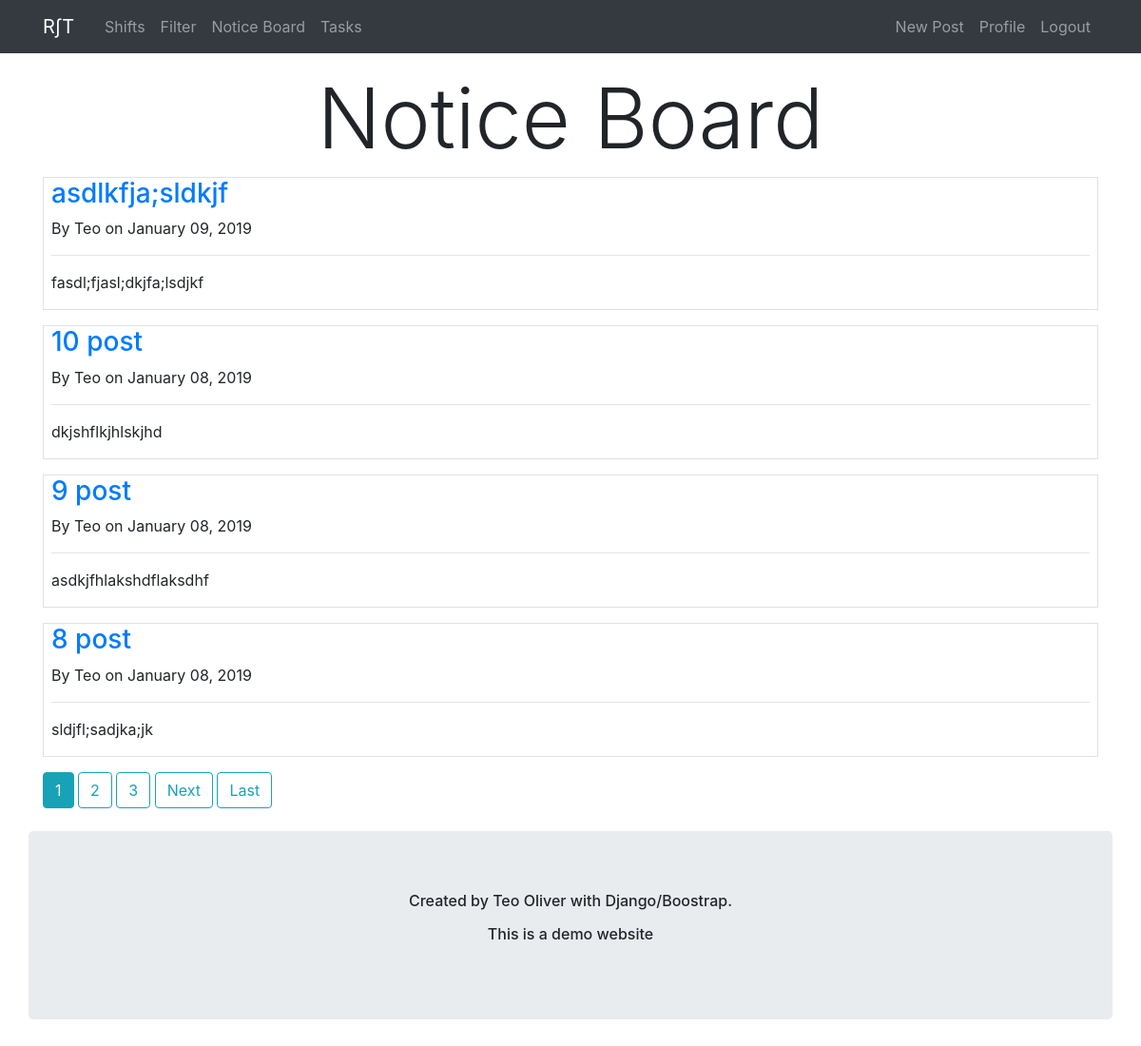
Page /blog/ (signed in) on the committed database.
### blog/models.py (models this page shows, shortened)
class Post(models.Model):
  title = models.CharField(max_length=100)
  content = models.TextField()
  date_posted = models.DateTimeField(default=timezone.now) #maybe use auto_now_add=True in the future
  author = models.ForeignKey(User, on_delete= models.CASCADE)

### blog/views.py (the view)
# urls.py: path('', PostListView.as_view(), name="blog-home"),
class PostListView(ListView):
  model = Post
  template_name = 'blog/blog_home.html'
  context_object_name = 'posts'
  extra_context = {'title':'Board',}
  ordering = ['-date_posted']
  paginate_by = 4

### blog/templates/blog/blog_home.html (shortened to what this page needs)
{% extends 'hoursCalc/base.html' %}
{% block content %}
<h1 class="display-2"> <center>Notice Board</center> </h1>
  {% for post in posts %}
    <div class=" border mb-3">
      <h3 class="ml-2"><a href="{% url 'post_detail' post.id %}">{{ post.title }}</a></h3>
      <p class="ml-2">By {{ post.author  }} on {{ post.date_posted|date:"F d, Y" }}</p>
      <hr class="ml-2 mr-2">
      <p class="ml-2">{{ post.content }}</p>
    </div>
  {% endfor %}
  {% if is_paginated %}
    {% for num in page_obj.paginator.page_range %}
      {% if page_obj.number == num %}
        <a class="btn btn-info mb-4" href="?page= {{ num }}">{{ num }}</a>
      {% elif num > page_obj.number|add:'-3' and num < page_obj.number|add:'3' %}
        <a class="btn btn-outline-info mb-4" href="?page= {{ num }}">{{ num }}</a>
      {% endif %}
    {% endfor %}
    {% if page_obj.has_next %}
    <a class="btn btn-outline-info mb-4" href="?page={{ page_obj.next_page_number }}">Next</a>
    <a class="btn btn-outline-info mb-4" href="?page={{ page_obj.paginator.num_pages }}">Last</a>
  {% endif %}
  {% endif %}
{% endblock content %}

### rows in the picture
Post: title "asdlkfja;sldkjf", author "Teo", date_posted "January 09, 2019", content "fasdl;fjasl;dkjfa;lsdjkf"
Post: title "10 post", author "Teo", date_posted "January 08, 2019", content "dkjshflkjhlskjhd"
Post: title "9 post", author "Teo", date_posted "January 08, 2019", content "asdkjfhlakshdflaksdhf"
Post: title "8 post", author "Teo", date_posted "January 08, 2019", content "sldjfl;sadjka;jk"

### other values in the picture
{{ num }} "1"
{{ num }} "2" "3"
